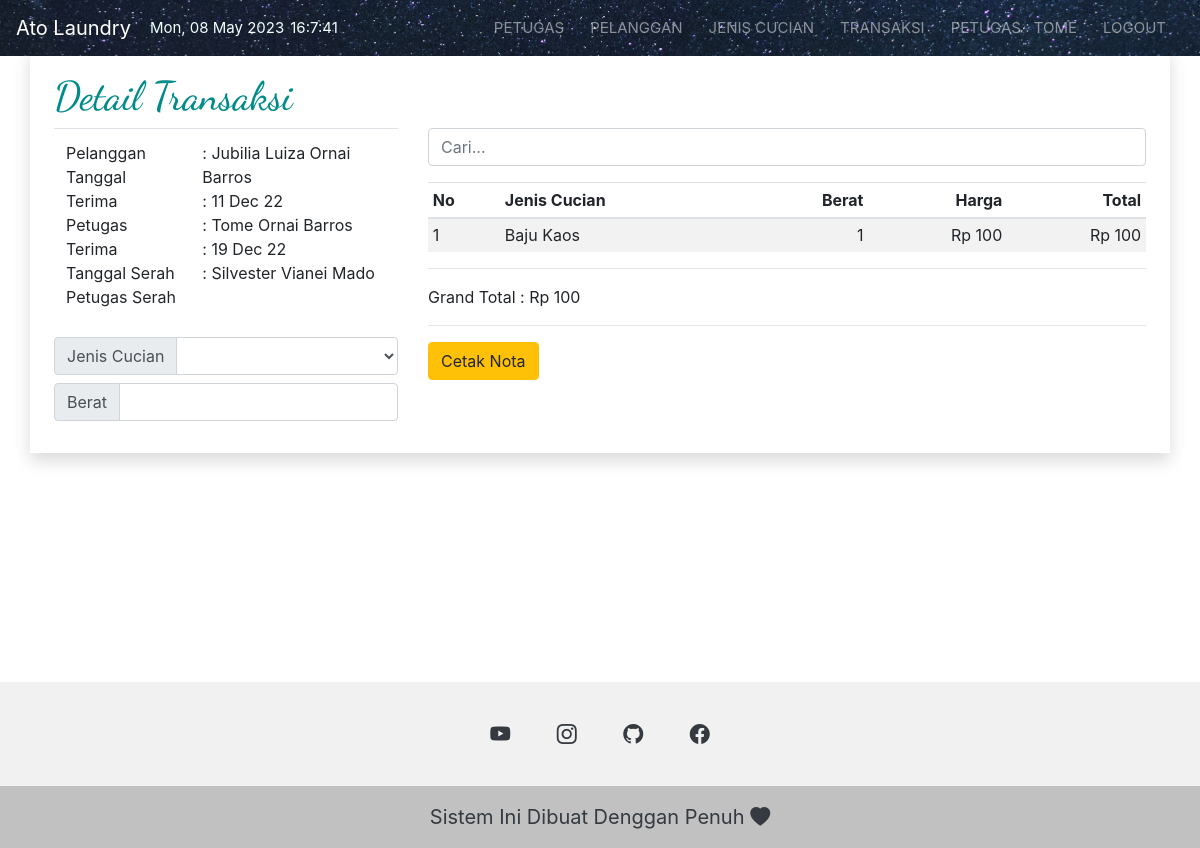
Page /petugas/detailtransaksi.php?id=40 (signed in) on the committed database.
### tables this page shows
CREATE TABLE `petugas` (
  `idpetugas` int(11) NOT NULL AUTO_INCREMENT,
  `nama` text NOT NULL,
  `jeniskelamin` varchar(9) NOT NULL,
  `alamat` text NOT NULL,
  `telepon` text NOT NULL,
  `email` text NOT NULL,
  `password` text NOT NULL,
  PRIMARY KEY (`idpetugas`)
);

CREATE TABLE `transaksi` (
  `idtransaksi` int(11) NOT NULL AUTO_INCREMENT,
  `tanggalterima` date NOT NULL,
  `idpetugaspenerima` int(11) NOT NULL,
  `tanggalserah` date DEFAULT NULL,
  `idpetugasserah` int(11) DEFAULT NULL,
  `status` text NOT NULL,
  `idpelanggan` int(11) NOT NULL,
  `catatan` text DEFAULT NULL,
  `nik` varchar(16) DEFAULT NULL,
  `simpan` varchar(1) DEFAULT NULL,
  PRIMARY KEY (`idtransaksi`)
);

CREATE TABLE `pelanggan` (
  `idpelanggan` int(11) NOT NULL AUTO_INCREMENT,
  `nama` text NOT NULL,
  `jeniskelamin` varchar(9) NOT NULL,
  `alamat` text NOT NULL,
  `telepon` text NOT NULL,
  `email` text NOT NULL,
  `password` text NOT NULL,
  `status` int(1) NOT NULL,
  `tanggallahir` date NOT NULL,
  PRIMARY KEY (`idpelanggan`)
);

CREATE TABLE `detailtransaksi` (
  `iddetailtransaksi` int(11) NOT NULL AUTO_INCREMENT,
  `idtransaksi` int(11) NOT NULL,
  `idjeniscucian` int(11) NOT NULL,
  `berat` int(11) NOT NULL,
  `harga` int(11) NOT NULL,
  PRIMARY KEY (`iddetailtransaksi`)
);

CREATE TABLE `jeniscucian` (
  `idjeniscucian` int(11) NOT NULL AUTO_INCREMENT,
  `nama` text NOT NULL,
  `harga` int(11) NOT NULL,
  PRIMARY KEY (`idjeniscucian`)
);

### getdata.php (called while the page is built, shortened)
<?php
function namapetugas($email)
{
  include "koneksi.php";
  $data = mysqli_query($koneksi, "SELECT * FROM petugas WHERE email LIKE '$email'");
  if (mysqli_num_rows($data) > 0) {
    while ($d = mysqli_fetch_array($data)) {
      $hasil = $d['nama'];
    }
  } else {
    $hasil = '';
  }
  return $hasil;
}
function namapetugas1($idpetugas)
{
  include 'koneksi.php';
  $data = mysqli_query($koneksi, "SELECT * FROM petugas WHERE idpetugas LIKE '$idpetugas'");
  if (mysqli_num_rows($data) > 0) {
    while ($d = mysqli_fetch_array($data)) {
      $hasil = $d['nama'];
    }
  } else {
    $hasil = '';
  }
  return $hasil;
}
function namapelanggan($idpelanggan)
{
  include 'koneksi.php';
  $data = mysqli_query($koneksi, "SELECT * FROM pelanggan WHERE idpelanggan LIKE '$idpelanggan'");
  if (mysqli_num_rows($data) > 0) {
    while ($d = mysqli_fetch_array($data)) {
      $hasil = $d['nama'];
    }
  } else {
    $hasil = '';
  }
  return $hasil;
}
function ceksimpantransaksi($idtransaksi)
{
  include "koneksi.php";
  $data = mysqli_query($koneksi, "SELECT * FROM transaksi WHERE idtransaksi LIKE '$idtransaksi'");
  if (mysqli_num_rows($data) > 0) {
    while ($d = mysqli_fetch_array($data)) {
      return $d["simpan"];
    }
  }
}
function namajeniscucian($idjeniscucian)
{
  include 'koneksi.php';
  $data = mysqli_query($koneksi, "SELECT * FROM jeniscucian WHERE idjeniscucian LIKE '$idjeniscucian'");
  if (mysqli_num_rows($data) > 0) {
    while ($d = mysqli_fetch_array($data)) {
      $hasil = $d['nama'];
    }
  }
  return $hasil;
}
function rupiah($angka)
{
  $hasil_rupiah = "Rp " . number_format($angka, 0, ',', '.');
  return $hasil_rupiah;
}
function tanggal($tanggal)
{
  return date('d M y', strtotime($tanggal));
}

### petugas/detailtransaksi.php (the view, shortened to what this page needs)
<!DOCTYPE html>
<html lang="en">
<head>
  <?php include "../cdn.php"; ?>
</head>
<body class="color-change-2x">
  <div class="wrapper">
    <?php include "navbar.php"; ?>
    <div class="container shadow p-4 mb-4 bg-white">
      <h1 class="tracking-in-contract judul">Detail Transaksi</h1>
      <?php
      $idtransaksi = $_GET['id'];
      $query = mysqli_query($koneksi, "SELECT * FROM transaksi WHERE idtransaksi='$idtransaksi'");
      $row = mysqli_fetch_array($query);
      ?>
      <div class="row">
        <div class="col-xl-4">
          <table class="table">
            <thead>
              <tr>
                <td>
                  Pelanggan <br>
                  Tanggal Terima <br>
                  Petugas Terima <br>
                  Tanggal Serah <br>
                  Petugas Serah
                </td>
                <td>
                  : <?php echo namapelanggan($row['idpelanggan']); ?> <br>
                  : <?php echo tanggal($row['tanggalterima']); ?> <br>
                  : <?php echo namapetugas1($row['idpetugaspenerima']); ?> <br>
                  : <?php echo ($row['tanggalserah'] !== '0000-00-00') ? tanggal($row['tanggalserah']) : '-'; ?> <br>
                  : <?php echo namapetugas1($row['idpetugasserah']); ?> <br>
                </td>
              </tr>
            </thead>
          </table>
          <form action="insertdetailtransaksi.php" method="POST">
            <div class="input-group mb-2">
              <div class="input-group-prepend">
                <span class="input-group-text">Jenis Cucian</span>
              </div>
              <select name="idjeniscucian" class="contom-select form-control" required>
                <option value=""></option>
                <?php
                $data = mysqli_query($koneksi, "SELECT * FROM jeniscucian");
                while ($d = mysqli_fetch_array($data)) {
                ?>
                  <option value="<?php echo $d['idjeniscucian']; ?>"><?php echo $d['nama']; ?></option>
                <?php } ?>
              </select>
            </div>
            <div class="input-group mb-2">
              <div class="input-group-prepend">
                <span class="input-group-text">Berat</span>
              </div>
              <input type="number" name="berat" class="form-control" required>
            </div>
          </form>
        </div>
        <div class="col-md-8">
          <input type="text" class="form-control" id="myInput" placeholder="Cari...">
          <div class="table-responsive mt-3">
            <table class="table table-striped table-hover table-sm">
              <thead>
                <tr>
                  <th>No</th>
                  <th>Jenis Cucian</th>
                  <th style="text-align:right;">Berat</th>
                  <th style="text-align:right;">Harga</th>
                  <th style="text-align:right;">Total</th>
                </tr>
              </thead>
              <tbody id="myTable">
                <?php
                $gt = 0;
                $id = $_GET['id'];
                $data = mysqli_query($koneksi, "SELECT * FROM detailtransaksi WHERE idtransaksi = $id");
                $no = 1;
                while ($d = mysqli_fetch_array($data)) {
                ?>
                  <tr>
                    <td><?php echo $no; ?></td>
                    <td><?php echo namajeniscucian($d['idjeniscucian']); ?></td>
                    <td style="text-align:right;"><?php echo $d['berat']; ?></td>
                    <td style="text-align:right;"><?php echo rupiah($d['harga']); ?></td>
                    <td style="text-align:right;"><?php echo rupiah($d['berat'] * $d['harga']);
                                                  $gt += $d['berat'] * $d['harga'];
                                                  ?></td>
                  </tr>
                <?php $no++;
                } ?>
              </tbody>
            </table>
            <hr>
            Grand Total : <?php echo rupiah($gt); ?>
            <hr>
            <?php
            if ($gt > 0) {
              if (ceksimpantransaksi($_GET['id']) == '0') { ?>
                <form action="spt.php" method="POST">
                  <input type="hidden" value="<?php echo $_GET['id']; ?>" name="idtransaksi">
                  <input type="submit" value="Simpan Permanen" class="btn btn-success">
                </form>
              <?php } else { ?>
                <a target="_blank" href="nota.php?idtransaksi=<?php echo $_GET['id']; ?>&nama=<?php echo $namapetugas; ?>" class="btn btn-warning">Cetak Nota</a>
            <?php }
            } ?>
          </div>
        </div>
      </div>
    </div>
    <?php include '../footer.php'; ?>
  </div>
</body>
</html>

### petugas/navbar.php (shortened to what this page needs)
<?php
include "../getdata.php";
$namapetugas = namapetugas($_SESSION['username']);
$namapetugas = explode(' ', $namapetugas);
$namapetugas = $namapetugas[0];
?>
<nav class="navbar navbar-expand-md bg-dark navbar-dark fixed-top">
  <a href="#" class="navbar-brand">Ato Laundry</a>
  <span class="tgl"><?php echo date("D, d M Y"); ?></span><span id="clock"></span>
  <div class="collapse navbar-collapse" id="collapsibleNavbar">
    <ul class="navbar-nav ml-auto">
      <li class="nav-item">
        <a class="nav-link" href="petugas.php">Petugas</a>
      </li>
      <li class="nav-item">
        <a href="pelanggan.php" class="nav-link">Pelanggan</a>
      </li>
      <li class="nav-item">
        <a href="jeniscucian.php" class="nav-link">Jenis Cucian</a>
      </li>
      <li class="nav-item">
        <a href="transaksi.php" class="nav-link">Transaksi</a>
      </li>
      <li>
        <a href="#" class="nav-link">Petugas : <?php echo $namapetugas; ?></a>
      </li>
      <li class="nav-item">
        <a class="nav-link" href="logout.php" onclick="return confirm('Logout Sekarang')">Logout</a>
      </li>
    </ul>
  </div>
</nav>

### tema.php (style rules this page uses)
nav { background-image: url(../img/nav1.png); }
body .wrapper .container h1 { font-family: 'Dancing Script', serif; color: darkcyan; }
body { margin-top: 3rem; }
.color-change-2x { -webkit-animation: color-change-2x 2s linear infinite alternate both; animation: color-change-2x 2s linear infinite alternate both }
.tracking-in-contract { animation: tracking-in-contract 0.8s cubic-bezier(0.215, 0.610, 0.355, 1.000) both; }
.judul { font-size: 24px; }
#clock, .tgl { color: azure; font-size: 11px; margin-left: auto; margin-right: 3px; }
.wrapper { display: flex; flex-direction: column; min-height: 100vh; justify-content: space-between; }
@media (min-width: 992px) { .nav-link { text-transform: uppercase; margin-right: 10px; font-size:15px; } }
@media (min-width: 992px) { .navbar .tgl, .navbar #clock { font-size: 15px; margin-left: 3px; } }
@media (min-width: 992px) { body .wrapper .container h1 { font-size: 40px; } }
@media (min-width: 992px) { .judul { font-size: 30px; } }

### rows in the picture
petugas: nama "TOME"
transaksi: idpelanggan.nama "Jubilia Luiza Ornai Barros", tanggalterima "11 Dec 22", idpetugaspenerima.nama "Tome Ornai Barros", tanggalserah "19 Dec 22", idpetugasserah.nama "Silvester Vianei Mado"
detailtransaksi: idjeniscucian.nama "Baju Kaos", berat "1", harga "Rp 100", rupiah($d['berat'] * $d['harga']) "Rp 100"

### other values in the picture
rupiah($gt) "Rp 100"
